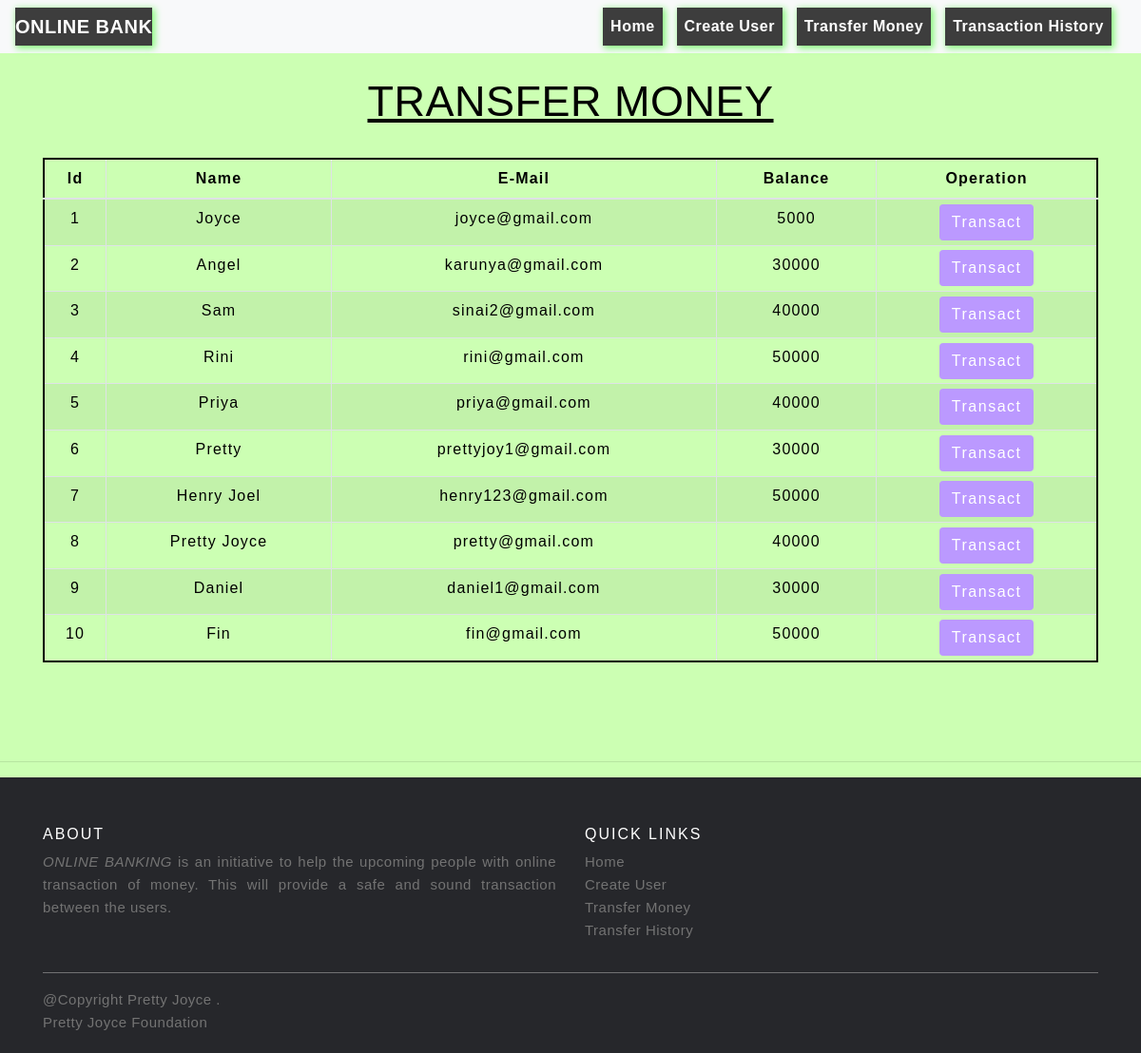
The app's page /transfermoney.php with its own data.
### tables this page shows
CREATE TABLE `users` (
  `id` int(3) NOT NULL,
  `name` text NOT NULL,
  `email` varchar(30) NOT NULL,
  `balance` int(8) NOT NULL
);

### transfermoney.php (the view, shortened to what this page needs)
<!DOCTYPE html>
<html lang="en">
<head>
    <link rel="stylesheet" href="https://maxcdn.bootstrapcdn.com/bootstrap/4.0.0/css/bootstrap.min.css">
    <link rel="stylesheet" type="text/css" href="css/table.css">
    <link rel="stylesheet" type="text/css" href="css/navbar.css">
    <link rel="stylesheet" type="text/css" href="css/style.css">
</head>
<body style="background-color : #CCFFB3;">
<?php
    include 'config.php';
    $sql = "SELECT * FROM users";
    $result = mysqli_query($conn,$sql);
?>
<?php
  include 'navbar.php';
?>
<div class="container">
        <h2 class="text-center pt-4" style="color : black;"><u>TRANSFER MONEY</u></h2>
        <br>
            <div class="row">
                <div class="col">
                    <div class="table-responsive-sm">
                    <table class="table table-hover table-sm table-striped table-condensed table-bordered" style="border: 2px solid black;
	border-collapse: collapse;">
                        <thead style="color : black;">
                            <tr>
                            <th scope="col" class="text-center py-2">Id</th>
                            <th scope="col" class="text-center py-2">Name</th>
                            <th scope="col" class="text-center py-2">E-Mail</th>
                            <th scope="col" class="text-center py-2">Balance</th>
                            <th scope="col" class="text-center py-2">Operation</th>
                            </tr>
                        </thead>
                        <tbody>
                <?php
                    while($rows=mysqli_fetch_assoc($result)){
                ?>
                    <tr style="color : black;">
                        <td class="py-2"><?php echo $rows['id'] ?></td>
                        <td class="py-2"><?php echo $rows['name']?></td>
                        <td class="py-2"><?php echo $rows['email']?></td>
                        <td class="py-2"><?php echo $rows['balance']?></td>
                        <td><a href="selecteduserdetail.php?id= <?php echo $rows['id'] ;?>"> <button type="button" class="btn" style="background-color : #BB99FF;">Transact</button></a></td>
                    </tr>
                <?php
                    }
                ?>
                        </tbody>
                    </table>
                    </div>
                </div>
            </div>
         </div>
         <br/>
         <br/>
         <br/>
         <hr/>
<footer class="site-footer">
      <div class="container">
        <div class="row">
          <div class="col-sm-12 col-md-6">
            <h6>About</h6>
            <p class="text-justify"><i>ONLINE BANKING</i> is an initiative  to help the upcoming people with online transaction of money. This will provide a safe and sound transaction between the users. </p>
          </div>
          <div class="col-xs-6 col-md-3">
            <h6>Quick Links</h6>
            <ul class="footer-links">
              <li><a href="index.php">Home</a></li>
              <li><a href="createuser.php">Create User</a></li>
              <li><a href="transfermoney.php">Transfer Money</a></li>
              <li><a href="transactionhistory.php">Transfer History</a></li>
            </ul>
          </div>
        </div>
        <hr>
      </div>
      <div class="container">
        <div class="row">
          <div class="col-md-8 col-sm-6 col-xs-12">
            <p class="copyright-text">@Copyright Pretty Joyce .</br> Pretty Joyce Foundation
            </p>
          </div>
        </div>
      </div>
</footer>
</body>
</html>

### navbar.php (shortened to what this page needs)
<nav class="navbar navbar-expand-md navbar-light bg-light">
<a class="navbar-brand" href="index.php" style="color : white;background-color:#3d3d3d;box-shadow: 2px 2px 7px 1px #85fa78;"><b>ONLINE BANK</b></a>
<div class="collapse navbar-collapse" id="collapsibleNavbar">
      <ul class="navbar-nav ml-auto">
        <li class="nav-item">
          <a class="nav-link" href="index.php" style="color : white;background-color:#3d3d3d;box-shadow: 2px 2px 7px 1px #85fa78;"><b>Home</b></a>
        </li>
        <li class="nav-item">
          <a class="nav-link" href="createuser.php" style="color : white;background-color:#3d3d3d;box-shadow: 2px 2px 7px 1px #85fa78;"><b>Create User</b></a>
        </li>
        <li class="nav-item">
          <a class="nav-link" href="transfermoney.php" style="color : white;background-color:#3d3d3d;box-shadow: 2px 2px 7px 1px #85fa78;"><b>Transfer Money</b></a>
        </li>
        <li class="nav-item">
          <a class="nav-link" href="transactionhistory.php" style="color : white;background-color:#3d3d3d;box-shadow: 2px 2px 7px 1px #85fa78;"><b>Transaction History</b></a>
        </li>
    </div>
 </nav>

### css/table.css (style rules this page uses)
* { padding: 0; margin: 0; box-sizing: border-box; font-family: sans-serif; }
h2 { font-size: 45px; }
table { letter-spacing: 1.2px; }
td { text-align: center; }
button { border:none; background: #d9d9d9; transition: 1s; }

### css/navbar.css (style rules this page uses)
.nav-link { margin-right: 15px; color:#7e9ac0; letter-spacing: 0.5px; transition: 0.5s; }
.navbar-brand { color: #dae456; letter-spacing: 0.5px; }
h2 { color: #4C4B4B; letter-spacing: 0.5px; font-family: raleway; }

### css/style.css (style rules this page uses)
* { padding: 0; margin: 0; box-sizing: border-box; font-family: sans-serif; }
button { border:none; border-radius: 8px; padding: 10px; background:#28b8c5; color:white; letter-spacing: 1.5px; font-size: 15px; transition: 0.5s; }
footer { color:#586776; background-color:#EAF0F1; letter-spacing: 0.5px; }
footer p { margin: 0; font-size: 15px; }
.site-footer { background-color:#26272b; padding:45px 0 20px; font-size:15px; line-height:24px; color:#737373; }
.site-footer hr { border-top-color:#bbb; opacity:0.5 }
.site-footer h6 { color:#fff; font-size:16px; text-transform:uppercase; margin-top:5px; letter-spacing:2px }
.site-footer a { color:#737373; }
.footer-links { padding-left:0; list-style:none }
.footer-links li { display:block }
.footer-links a { color:#737373 }
.copyright-text { margin:0 }

### transfermoney.php (style rules this page uses)
button { transition: 1.5s; }

### records on screen
users: id "1", name "Joyce", email "joyce@gmail.com", balance "5000"
users: id "2", name "Angel", email "karunya@gmail.com", balance "30000"
users: id "3", name "Sam", email "sinai2@gmail.com", balance "40000"
users: id "4", name "Rini", email "rini@gmail.com", balance "50000"
users: id "5", name "Priya", email "priya@gmail.com", balance "40000"
users: id "6", name "Pretty", email "prettyjoy1@gmail.com", balance "30000"
users: id "7", name "Henry Joel", email "henry123@gmail.com", balance "50000"
users: id "8", name "Pretty Joyce", email "pretty@gmail.com", balance "40000"
users: id "9", name "Daniel", email "daniel1@gmail.com", balance "30000"
users: id "10", name "Fin", email "fin@gmail.com", balance "50000"
